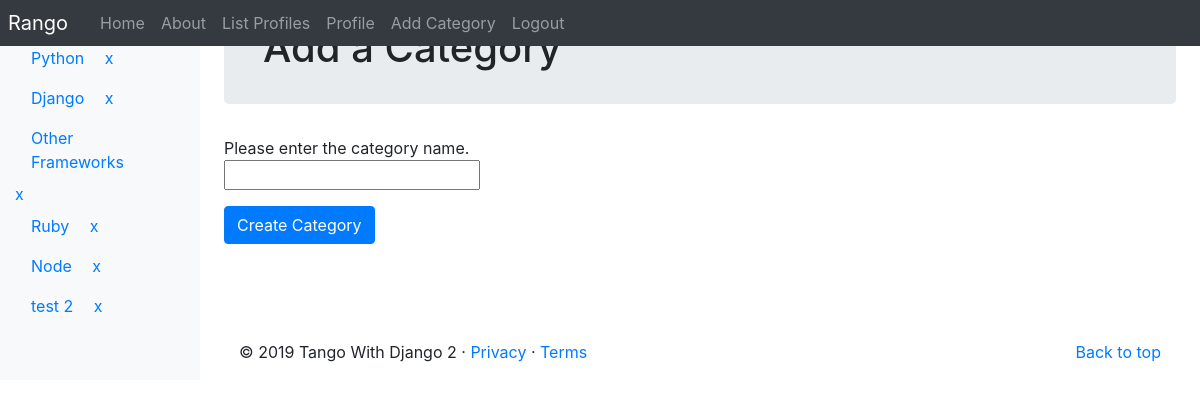
Screenshot of /rango/add_category/ (signed in) with the database file from the repository.
### rango/models.py (models this page shows, shortened)
class Category(models.Model):
    name = models.CharField(max_length=128, unique=True)
    views = models.IntegerField(default=0)
    likes = models.IntegerField(default=0)
    slug = models.SlugField()
    class Meta:
        verbose_name_plural = 'Categories'

### rango/views.py (the view, shortened to what this page needs)
# urls.py: path('add_category/', AddCategoryView.as_view(), name='add_category'),
class AddCategoryView(View):
    @method_decorator(login_required)
    def get(self, request):
        form = CategoryForm()
        return render(request, 'rango/add_category.html', {'form': form})

### rango/forms.py
class CategoryForm(forms.ModelForm):
    name = forms.CharField(max_length=128,
                           help_text="Please enter the category name.")
    views = forms.IntegerField(widget=forms.HiddenInput(), initial=0)
    likes = forms.IntegerField(widget=forms.HiddenInput(), initial=0)
    slug = forms.CharField(widget=forms.HiddenInput(), required=False)
    class Meta:
        model = Category
        fields = ('name',)

### rango/templatetags/rango_template_tags.py (called while the page is built)
@register.inclusion_tag('rango/cats.html')
def get_category_list(cat=None):
    return {'cats': Category.objects.all(),
            'act_cat': cat}

### templates/rango/add_category.html (shortened to what this page needs)
{% extends 'rango/base.html' %}
	{% load staticfiles %}
	{% block body_block %}
	<div class="jumbotron p-4">
		<div class="container">
	 		<h1 class="jumbotron-heading">Add a Category</h1>
		</div>
	</div>
<div class="container">
	<div class="row">
		<form id="category_form" method="post" action="{% url 'rango:add_category' %}">
	                {% for field in form.visible_fields %}
	                    {{ field.help_text }}<br/>
	                    {{ field }}<br/>
						<div class="p-2"></div>
	                {% endfor %}
			        <button class="btn btn-primary"
			                type="submit" name="submit">
			            Create Category
			        </button>
			 	   <div class="p-5"></div>
	            </form>
   </div>
</div>
	{% endblock %}

### templates/rango/cats.html (shortened to what this page needs)
<ul class="nav flex-column pt-6">
    {% if cats %}
    {% for c in cats %}
    {% if c == act_cat %}
    <li class="nav-item">
        <a class="nav-link active" href="{% url 'rango:show_category' c.slug %}">
            <span data-feather="archive"></span>
            {{ c.name }}</a>
    </li>
    {% else  %}
    <li class="nav-item">
        <a class="nav-link" style="display: inline-block;" href="{% url 'rango:show_category' c.slug %}">
            {{ c.name }}</a>
        <a href="{% url 'rango:delete_cat' c.id %}">x</a>
    </li>
    {% endif %}
    {% endfor %}
    {% else %}
    <li class="nav-item">No Categories Yet!</li>
    {% endif %}
</ul>

### rows the page displays
Category: name "Python"
Category: name "Django"
Category: name "Other Frameworks"
Category: name "Ruby"
Category: name "Node"
Category: name "test 2"

### other values shown
{{ field.help_text }} "Please enter the category name."
